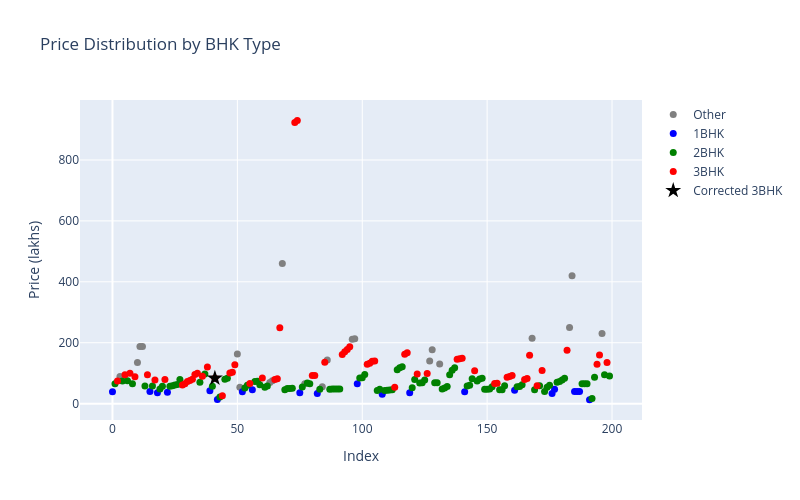

Here is the notebook cell this chart was saved with:
### Markdown cell above
Let's see where the corrected point sits in the data.

### Code cell
import plotly.graph_objects as go

col_type = 'property_type'
col_price = 'price_in_lakhs'

def normalize_type(s):
    return str(s).upper().replace(' ', '')

df['_type_norm'] = df[col_type].apply(normalize_type)

groups = {'1BHK': 'blue', '2BHK': 'green', '3BHK': 'red'}

fig = go.Figure()

others = df[~df['_type_norm'].isin(groups.keys())]
fig.add_trace(go.Scatter(x=others.index, y=others[col_price], mode='markers',
                        marker=dict(color='grey', size=7), name='Other'))

for bhk, color in groups.items():
    subset = df[df['_type_norm'] == bhk]
    fig.add_trace(go.Scatter(x=subset.index, y=subset[col_price], mode='markers',
                            marker=dict(color=color, size=7), name=bhk))

corrected = df[df['target_correction_note'] == 'keshav_nagar_imputed_from_local_lr']
fig.add_trace(go.Scatter(x=corrected.index, y=corrected[col_price], mode='markers',
                        marker=dict(color='black', size=12, symbol='star'),
                        name='Corrected 3BHK'))

fig.update_layout(title='Price Distribution by BHK Type',
                xaxis_title='Index', yaxis_title='Price (lakhs)',
                height=500, width=800)
fig.show()

df.drop(columns=['_type_norm'], inplace=True)

### Figure 1 — Plotly figure (JSON) as saved in the notebook; plotly's stock layout.template omitted (floating-point values rounded to 4 significant figures)
{"data": [{"marker": {"color": "grey", "size": 7}, "mode": "markers", "name": "Other", "type": "scatter", "x": [3, 10, 11, 12, 50, 51, 63, 64, 68, 77, 84, 86, 96, 97, 127, 128, 131, 168, 183, 184, 196], "y": [89.0, 135.0, 188.0, 188.0, 163.0, 54.0, 69.38, 75.03, 460.0, 65.5, 55.22, 143.0, 211.0, 213.0, 140.0, 177.0, 130.0, 215.0, 250.0, 420.0, 230.0]}, {"marker": {"color": "blue", "size": 7}, "mode": "markers", "name": "1BHK", "type": "scatter", "x": [0, 15, 18, 22, 39, 42, 52, 56, 75, 82, 98, 108, 119, 141, 161, 176, 177, 185, 186, 187, 191], "y": [39.0, 40.0, 36.0, 37.0, 42.0, 14.0, 39.0, 45.5, 36.0, 33.5, 65.0, 30.58, 36.0, 38.68, 43.8, 33.0, 47.0, 39.49, 39.49, 39.49, 13.19]}, {"marker": {"color": "green", "size": 7}, "mode": "markers", "name": "2BHK", "type": "scatter", "x": [1, 4, 6, 8, 13, 16, 19, 20, 23, 24, 25, 26, 27, 35, 37, 40, 43, 45, 46, 53, 54, 57, 58, 59, 61, 62, 69, 70, 71, 72, 76, 78, 79, 83, 87, 88, 89, 90, 91, 99, 100, 101, 106, 107, 109, 110, 111, 112, 114, 115, 116, 120, 121, 123, 124, 125, 129, 130, 132, 133, 134, 135, 136, 137, 142, 143, 144, 146, 147, 148, 149, 150, 151, 152, 155, 156, 157, 162, 163, 164, 169, 171, 173, 174, 175, 178, 179, 180, 181, 188, 189, 190, 192, 193, 197, 199], "y": [65.0, 74.0, 75.0, 65.0, 58.0, 58.0, 48.0, 57.0, 57.0, 59.0, 61.0, 63.0, 79.0, 70.0, 97.0, 57.0, 22.0, 80.0, 83.0, 51.0, 60.0, 72.5, 73.5, 62.0, 54.14, 58.32, 45.75, 49.34, 49.74, 50.56, 55.0, 68.0, 65.0, 47.3, 47.59, 47.7, 47.8, 47.91, 48.02, 84.0, 85.0, 96.0, 43.2, 47.4, 43.49, 43.83, 44.44, 45.52, 111.0, 118.0, 121.0, 52.0, 79.0, 68.06, 68.41, 78.0, 68.8, 68.8, 48.0, 51.0, 56.0, 95.0, 110.0, 118.0, 58.0, 60.72, 81.49, 74.5, 80.59, 83.0, 47.25, 47.5, 48.43, 55.26, 45.7, 45.5, 59.0, 55.3, 56.5, 62.3, 45.74, 59.0, 39.99, 53.99, 59.99, 70.0, 73.0, 78.0, 83.0, 64.99, 64.99, 64.99, 17.29, 87.0, 95.0, 90.68]}, {"marker": {"color": "red", "size": 7}, "mode": "markers", "name": "3BHK", "type": "scatter", "x": [2, 5, 7, 9, 14, 17, 21, 28, 29, 30, 31, 32, 33, 34, 36, 38, 41, 44, 47, 48, 49, 55, 60, 65, 66, 67, 73, 74, 80, 81, 85, 92, 93, 94, 95, 102, 103, 104, 105, 113, 117, 118, 122, 126, 138, 139, 140, 145, 153, 154, 158, 159, 160, 165, 166, 167, 170, 172, 182, 194, 195, 198], "y": [74.0, 95.0, 100.0, 88.0, 95.0, 78.0, 79.0, 61.0, 65.0, 73.0, 76.0, 80.0, 96.0, 100.0, 90.0, 120.0, 83.5, 26.0, 101.0, 103.0, 128.0, 66.0, 84.0, 79.02, 82.1, 249.0, 923.0, 930.0, 92.0, 92.0, 136.0, 161.0, 170.0, 178.0, 187.0, 129.0, 133.0, 139.0, 140.0, 54.0, 162.0, 167.0, 97.0, 98.87, 146.0, 147.0, 149.0, 108.0, 66.0, 67.0, 87.0, 89.0, 92.0, 79.3, 82.5, 159.0, 58.95, 109.0, 175.0, 129.0, 160.0, 135.0]}, {"marker": {"color": "black", "size": 12, "symbol": "star"}, "mode": "markers", "name": "Corrected 3BHK", "type": "scatter", "x": [41], "y": [83.5]}], "layout": {"height": 500, "title": {"text": "Price Distribution by BHK Type"}, "width": 800, "xaxis": {"title": {"text": "Index"}}, "yaxis": {"title": {"text": "Price (lakhs)"}}}}
